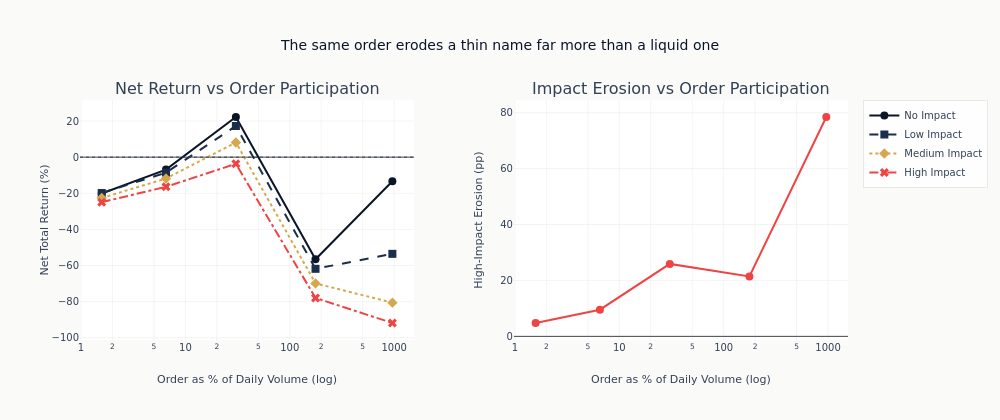

The notebook cell this image was saved under:
### Code cell
fig = plot_impact_spectrum(spectrum_results, summary)
fig.show()

### Figure 1 — Plotly figure (JSON) as saved in the notebook; plotly's stock layout.template omitted (floating-point values rounded to 4 significant figures)
{"data": [{"hovertemplate": "Order: %{x:.1f}% of ADV<br>Net return: %{y:.1f}%", "line": {"color": "#0a1628", "dash": "solid", "width": 2}, "marker": {"color": "#0a1628", "size": 8, "symbol": "circle"}, "mode": "lines+markers", "name": "No Impact", "type": "scatter", "x": [1.578, 6.517, 30.46, 176.5, 962.0], "xaxis": "x", "y": [-20.15, -6.892, 22.23, -56.56, -13.37], "yaxis": "y"}, {"hovertemplate": "Order: %{x:.1f}% of ADV<br>Net return: %{y:.1f}%", "line": {"color": "#1a2d4a", "dash": "dash", "width": 2}, "marker": {"color": "#1a2d4a", "size": 8, "symbol": "square"}, "mode": "lines+markers", "name": "Low Impact", "type": "scatter", "x": [1.578, 6.517, 30.46, 176.5, 962.0], "xaxis": "x", "y": [-19.86, -8.586, 17.25, -61.83, -53.54], "yaxis": "y"}, {"hovertemplate": "Order: %{x:.1f}% of ADV<br>Net return: %{y:.1f}%", "line": {"color": "#D4A84B", "dash": "dot", "width": 2}, "marker": {"color": "#D4A84B", "size": 8, "symbol": "diamond"}, "mode": "lines+markers", "name": "Medium Impact", "type": "scatter", "x": [1.578, 6.517, 30.46, 176.5, 962.0], "xaxis": "x", "y": [-22.6, -11.85, 8.13, -69.9, -80.56], "yaxis": "y"}, {"hovertemplate": "Order: %{x:.1f}% of ADV<br>Net return: %{y:.1f}%", "line": {"color": "#ef4444", "dash": "dashdot", "width": 2}, "marker": {"color": "#ef4444", "size": 8, "symbol": "x"}, "mode": "lines+markers", "name": "High Impact", "type": "scatter", "x": [1.578, 6.517, 30.46, 176.5, 962.0], "xaxis": "x", "y": [-24.93, -16.43, -3.691, -77.98, -91.84], "yaxis": "y"}, {"hovertemplate": "Order: %{x:.1f}% of ADV<br>Erosion: %{y:.1f} pp", "line": {"color": "#ef4444", "width": 2}, "marker": {"color": "#ef4444", "size": 8, "symbol": "circle"}, "mode": "lines+markers", "showlegend": false, "type": "scatter", "x": [1.578, 6.517, 30.46, 176.5, 962.0], "xaxis": "x2", "y": [4.782, 9.542, 25.93, 21.42, 78.47], "yaxis": "y2"}], "layout": {"annotations": [{"font": {"size": 16}, "showarrow": false, "text": "Net Return vs Order Participation", "x": 0.2175, "xanchor": "center", "xref": "paper", "y": 1.0, "yanchor": "bottom", "yref": "paper"}, {"font": {"size": 16}, "showarrow": false, "text": "Impact Erosion vs Order Participation", "x": 0.7825, "xanchor": "center", "xref": "paper", "y": 1.0, "yanchor": "bottom", "yref": "paper"}], "height": 420, "shapes": [{"line": {"color": "#334155", "dash": "dot", "width": 1}, "type": "line", "x0": 0, "x1": 1, "xref": "x domain", "y0": 0, "y1": 0, "yref": "y"}], "title": {"text": "The same order erodes a thin name far more than a liquid one"}, "width": 1000, "xaxis": {"anchor": "y", "domain": [0.0, 0.435], "title": {"text": "Order as % of Daily Volume (log)"}, "type": "log"}, "xaxis2": {"anchor": "y2", "domain": [0.565, 1.0], "title": {"text": "Order as % of Daily Volume (log)"}, "type": "log"}, "yaxis": {"anchor": "x", "domain": [0.0, 1.0], "title": {"text": "Net Total Return (%)"}}, "yaxis2": {"anchor": "x2", "domain": [0.0, 1.0], "title": {"text": "High-Impact Erosion (pp)"}}}}
